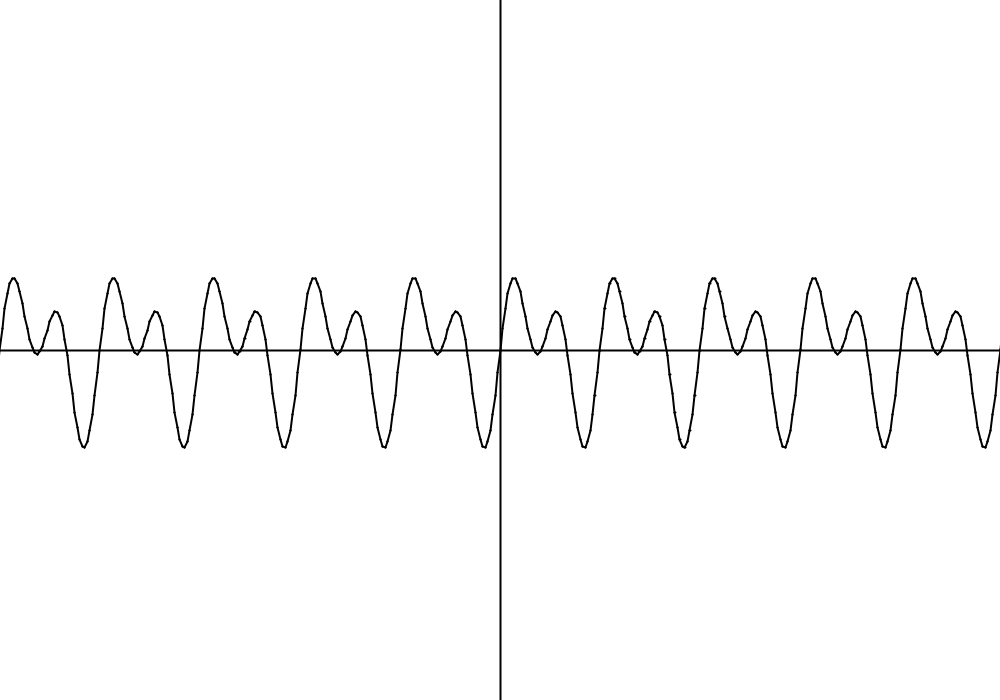
Frame 1 (no input)
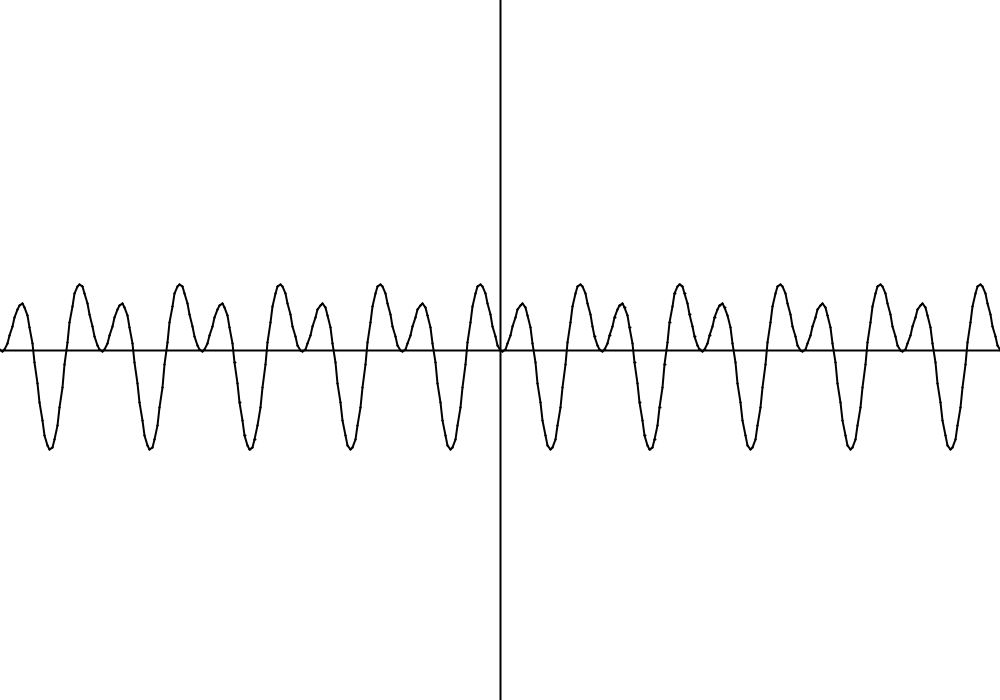
Frame 60 (the mouse pressed at the canvas centre just before this capture)
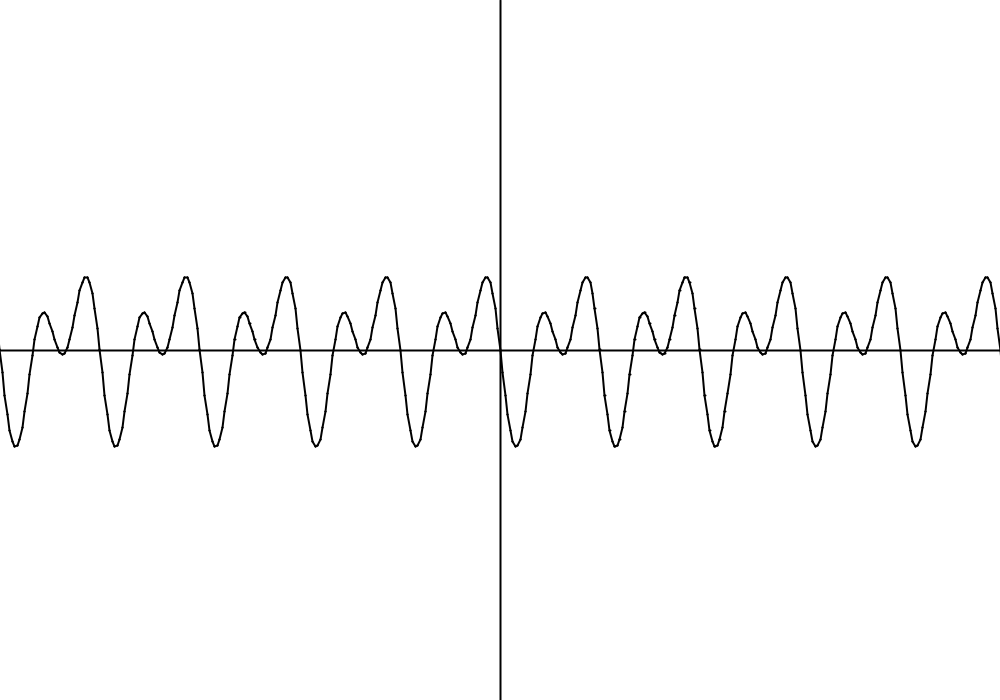
Frame 120 (the mouse held since frame 60 and released just before this capture)

The Processing sketch that drew these frames (run headless with seeded random() and noise(); from frame 60 on, the mouse is pressed at the canvas centre):

// Processing sketch: Graph
// ── Graph.pde
void setup(){
  size(1000,700);
  background(100);
}
void draw()
{
  background(255);
  stroke(0);
  strokeWeight(2);
  line(0,350,1000,350);
  line(500,0,500,700);
  float x=0.0;
  float y=0.0;
  float ox=500.0;
  float oy=350.0;
  float sumx=0.0;
  float sumy=0.0;
  float prex=0.0;
  float prey=0.0;
  for(x=0.0;x<=100.0;x+=0.05)
  {
    y=sin(PI*x-frameCount/3.5)+sin(2*PI*x+frameCount/3.5);
    y*=-1;
    sumx=(ox+x*50.0);
    sumy=(oy+y*50.0);
    point(sumx,sumy);
    if(x!=0.0)
    line(prex,prey,sumx,sumy);
    prex=sumx;
    prey=sumy;
    //line(600,350,x,y);

  }
  for(x=0.0;x>=-100.0;x-=0.05)
  {
    y=sin(PI*x-frameCount/3.5)+sin(2*PI*x+frameCount/3.5);
    y*=-1;
    sumx=(ox+x*50.0);
    sumy=(oy+y*50.0);
    point(sumx,sumy);
    if(x!=0.0)
    {
      strokeWeight(2);
      line(prex,prey,sumx,sumy);
    }
    prex=sumx;
    prey=sumy;
    //line(400,350,x,y);

  }
}
